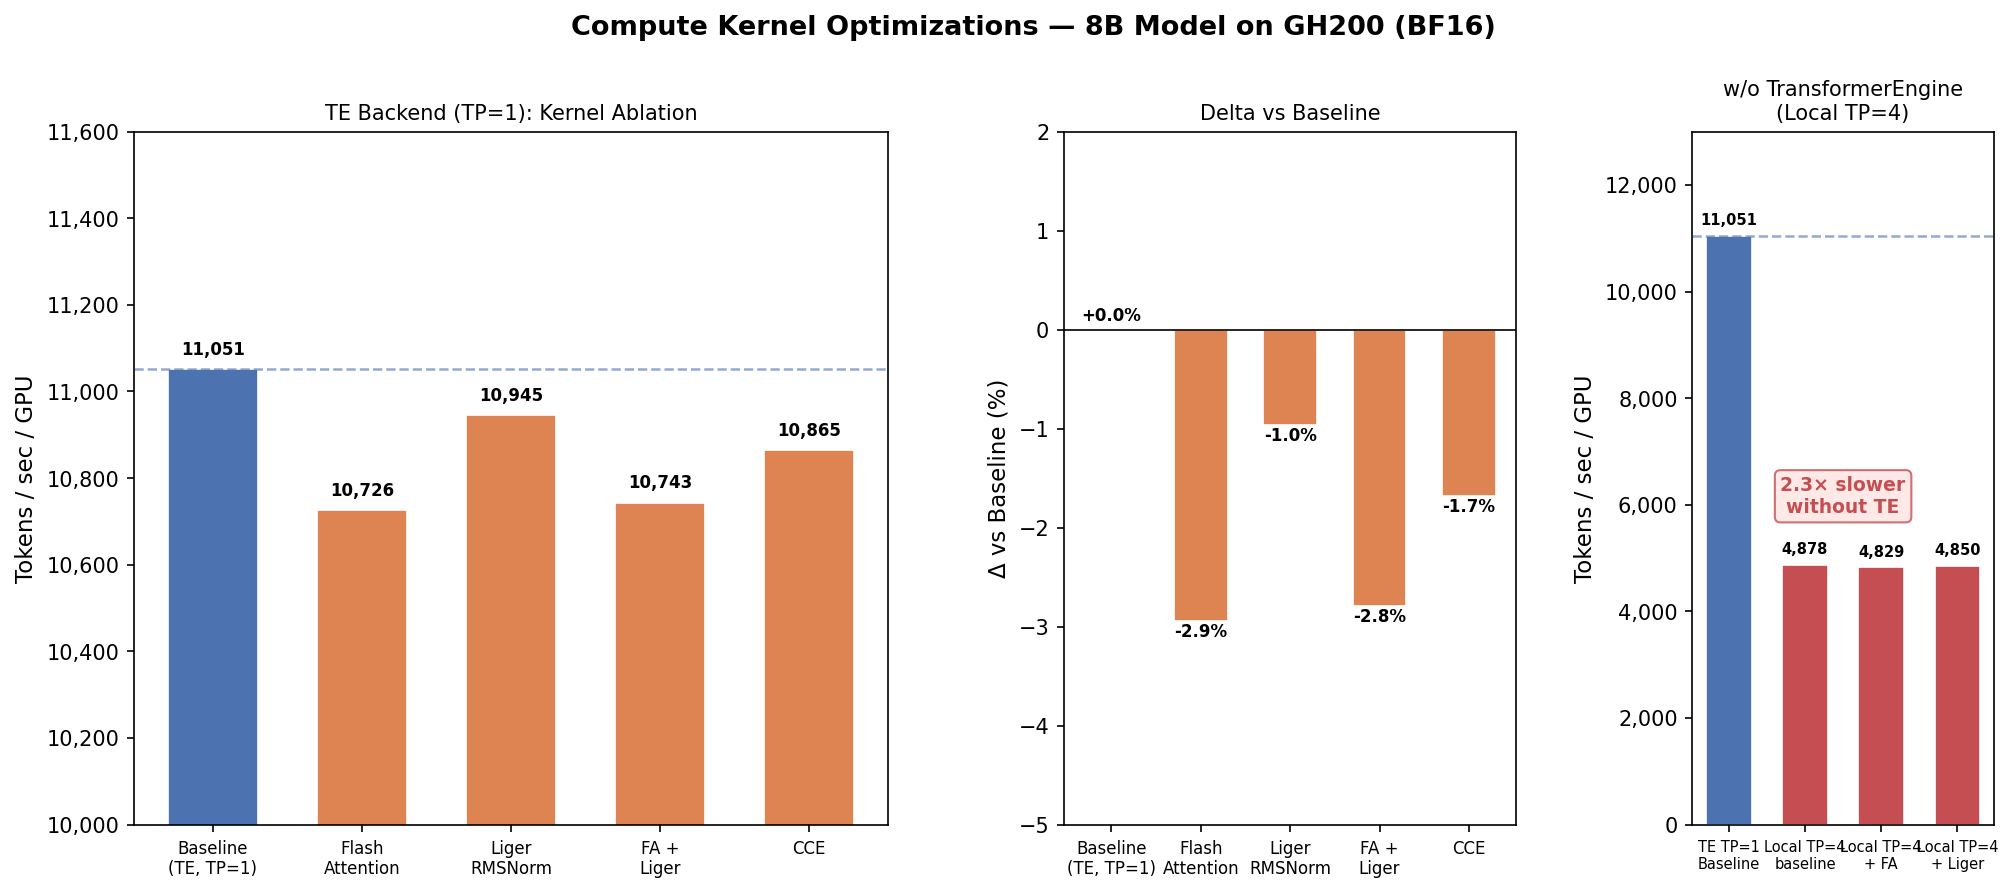

Reproduce this figure in Python.
"""
Pareto chart: tok/s/GPU per optimization for 8B model on GH200.
Run: python analysis/pareto_chart.py
"""

import matplotlib.pyplot as plt
import matplotlib.gridspec as gridspec
import numpy as np

# TE-backend results (TP=1)
te_configs = [
    "Baseline\n(TE, TP=1)",
    "Flash\nAttention",
    "Liger\nRMSNorm",
    "FA +\nLiger",
    "CCE",
]
te_tok = [11051, 10726, 10945, 10743, 10865]

# Local impl results (TP=4, no TE)
local_configs = [
    "Local TP=4\nbaseline",
    "Local TP=4\n+ FA",
    "Local TP=4\n+ Liger",
]
local_tok = [4878, 4829, 4850]

baseline = te_tok[0]
te_deltas = [(v - baseline) / baseline * 100 for v in te_tok]
local_deltas = [(v - baseline) / baseline * 100 for v in local_tok]

fig = plt.figure(figsize=(16, 6))
fig.suptitle(
    "Compute Kernel Optimizations — 8B Model on GH200 (BF16)",
    fontsize=13, fontweight="bold", y=1.01
)

gs = gridspec.GridSpec(1, 3, width_ratios=[2.5, 1.5, 1], wspace=0.35)
ax1 = fig.add_subplot(gs[0])
ax2 = fig.add_subplot(gs[1])
ax3 = fig.add_subplot(gs[2])

# Left: TE absolute throughput
te_colors = ["#4C72B0"] + ["#DD8452" for _ in te_tok[1:]]
bars1 = ax1.bar(te_configs, te_tok, color=te_colors, edgecolor="white", linewidth=0.8, width=0.6)
ax1.axhline(baseline, color="#4C72B0", linestyle="--", linewidth=1.2, alpha=0.6)
ax1.set_ylabel("Tokens / sec / GPU", fontsize=11)
ax1.set_title("TE Backend (TP=1): Kernel Ablation", fontsize=10)
ax1.set_ylim(10000, 11600)
ax1.yaxis.set_major_formatter(plt.FuncFormatter(lambda x, _: f"{int(x):,}"))
for bar, val in zip(bars1, te_tok):
    ax1.text(bar.get_x() + bar.get_width() / 2, bar.get_height() + 25,
             f"{val:,}", ha="center", va="bottom", fontsize=8, fontweight="bold")
ax1.tick_params(axis="x", labelsize=8)

# Middle: TE deltas
bars2 = ax2.bar(te_configs, te_deltas, color=te_colors, edgecolor="white", linewidth=0.8, width=0.6)
ax2.axhline(0, color="black", linewidth=0.8)
ax2.set_ylabel("Δ vs Baseline (%)", fontsize=11)
ax2.set_title("Delta vs Baseline", fontsize=10)
ax2.set_ylim(-5, 2)
for bar, val in zip(bars2, te_deltas):
    offset = 0.05 if val >= 0 else -0.2
    ax2.text(bar.get_x() + bar.get_width() / 2, val + offset,
             f"{val:+.1f}%", ha="center", va="bottom", fontsize=8, fontweight="bold")
ax2.tick_params(axis="x", labelsize=8)

# Right: Local TP=4 vs TE baseline
all_configs = ["TE TP=1\nBaseline"] + local_configs
all_tok = [baseline] + local_tok
all_colors = ["#4C72B0"] + ["#C44E52"] * len(local_tok)
bars3 = ax3.bar(all_configs, all_tok, color=all_colors, edgecolor="white", linewidth=0.8, width=0.6)
ax3.set_ylabel("Tokens / sec / GPU", fontsize=11)
ax3.set_title("w/o TransformerEngine\n(Local TP=4)", fontsize=10)
ax3.set_ylim(0, 13000)
ax3.yaxis.set_major_formatter(plt.FuncFormatter(lambda x, _: f"{int(x):,}"))
ax3.axhline(baseline, color="#4C72B0", linestyle="--", linewidth=1.2, alpha=0.6, label=f"TE baseline: {baseline:,}")
for bar, val in zip(bars3, all_tok):
    ax3.text(bar.get_x() + bar.get_width() / 2, bar.get_height() + 150,
             f"{val:,}", ha="center", va="bottom", fontsize=7, fontweight="bold")
ax3.text(0.5, 0.45, "2.3× slower\nwithout TE",
         transform=ax3.transAxes, ha="center", fontsize=9,
         color="#C44E52", fontweight="bold",
         bbox=dict(boxstyle="round,pad=0.3", facecolor="mistyrose", edgecolor="#C44E52", alpha=0.8))
ax3.tick_params(axis="x", labelsize=7)

plt.tight_layout()
plt.savefig("analysis/pareto_chart.png", dpi=150, bbox_inches="tight")
print("Saved: analysis/pareto_chart.png")
plt.show()
